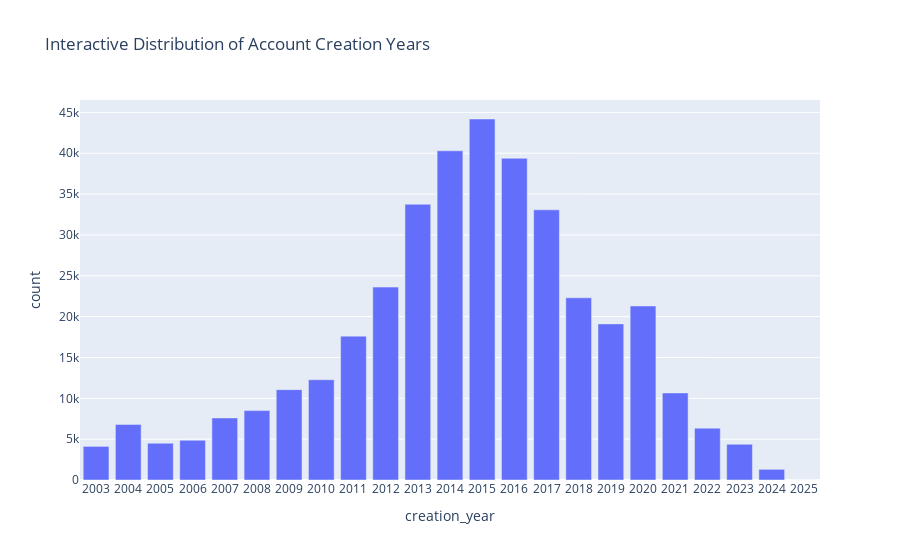

Notebook cell for this chart:
### Markdown cell above
Q5: Which years have the most account created?

### Code cell
def load_platform_players(base_path, platform_name):
    platform_dir = os.path.join(base_path, platform_name)
    players_path = os.path.join(platform_dir, "players.csv")
    if os.path.exists(players_path):
        players_df = pd.read_csv(players_path)
        players_df["platform"] = platform_name
        return players_df
    return pd.DataFrame() # Return empty DataFrame if file not found

# Load players data for each platform
playstation_players = load_platform_players(path, "playstation")
xbox_players = load_platform_players(path, "xbox")
steam_players = load_platform_players(path, "steam")

# Concatenate all players data
players_all = pd.concat([playstation_players, xbox_players, steam_players], ignore_index=True)

# Check if 'created' column exists in players_all
if 'created' in players_all.columns:
    players_all['created'] = pd.to_datetime(players_all['created'], errors='coerce')
    players_all['creation_year'] = players_all['created'].dt.year

    creation_year_data_plotly = players_all.dropna(subset=['creation_year'])

    # Count the occurrences of each creation year
    creation_year_counts = creation_year_data_plotly['creation_year'].value_counts().sort_index().reset_index()
    creation_year_counts.columns = ['creation_year', 'count']

    # Create an interactive bar plot using Plotly Express
    fig = px.bar(creation_year_counts,
                 x='creation_year',
                 y='count',
                 title='Interactive Distribution of Account Creation Years')

    # Update x-axis to display years as integers
    fig.update_layout(xaxis = dict(tickmode = 'linear'))

    fig.show()
else:
    print("The 'created' column was not found in the players data. Cannot plot account creation years.")

### Figure 1 — Plotly figure (JSON) as saved in the notebook; plotly's stock layout.template omitted (floating-point values rounded to 4 significant figures)
{"data": [{"hovertemplate": "creation_year=%{x}<br>count=%{y}<extra></extra>", "legendgroup": "", "marker": {"color": "#636efa", "pattern": {"shape": ""}}, "name": "", "orientation": "v", "showlegend": false, "textposition": "auto", "type": "bar", "x": [2003.0, 2004.0, 2005.0, 2006.0, 2007.0, 2008.0, 2009.0, 2010.0, 2011.0, 2012.0, 2013.0, 2014.0, 2015.0, 2016.0, 2017.0, 2018.0, 2019.0, 2020.0, 2021.0, 2022.0, 2023.0, 2024.0, 2025.0], "xaxis": "x", "y": [4114, 6806, 4503, 4861, 7599, 8495, 11060, 12274, 17609, 23612, 33748, 40297, 44188, 39375, 33069, 22300, 19110, 21303, 10659, 6349, 4376, 1306, 1], "yaxis": "y"}], "layout": {"barmode": "relative", "legend": {"tracegroupgap": 0}, "title": {"text": "Interactive Distribution of Account Creation Years"}, "xaxis": {"anchor": "y", "domain": [0, 1], "tickmode": "linear", "title": {"text": "creation_year"}}, "yaxis": {"anchor": "x", "domain": [0, 1], "title": {"text": "count"}}}}
